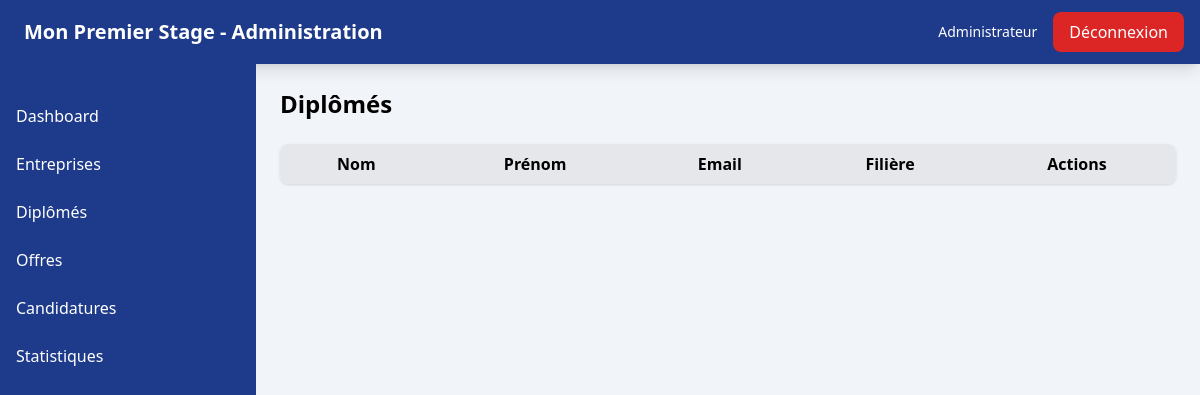
Page /administrateur/stagiaire/ on the earlier database version.
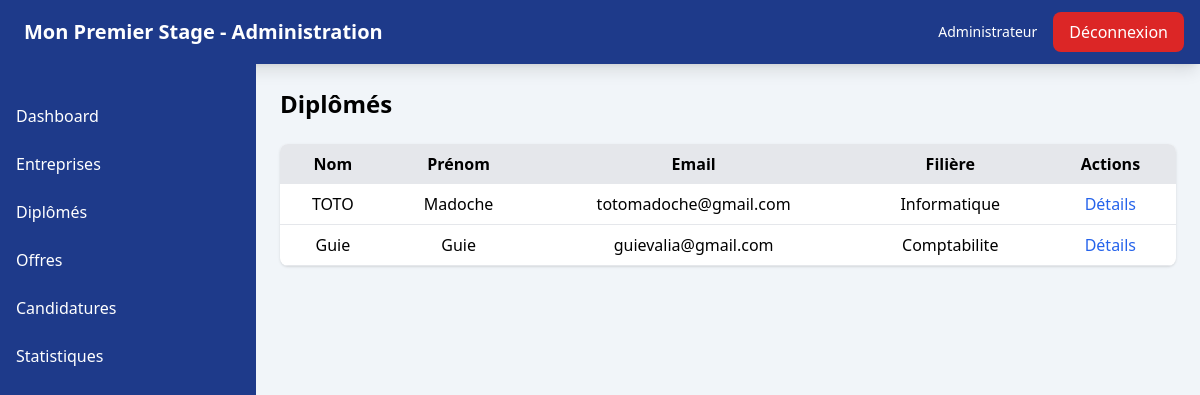
Same page on the later database version.
### app_premier_stage/models.py (models this page shows, shortened)
class Stagiaire(models.Model):
    id_stagiaire = models.UUIDField(primary_key=True, default=uuid.uuid4, editable=False)
    user = models.OneToOneField(
        settings.AUTH_USER_MODEL,
        on_delete=models.CASCADE,
        related_name="profil_stagiaire"
    )
    nom_stagiaire = models.CharField(max_length=30, default="")
    prenom_stagiaire = models.CharField(max_length=100, default="")
    etablissement = models.CharField(max_length=50, default="")
    date_naissance_stagiaire = models.DateField()
    telephone_stagiaire = models.CharField(max_length=15, default="+225")
    email_stagiaire = models.EmailField(max_length=30,default="")
    filiere_stagiaire = models.CharField(max_length=30, default="")
    cv_stagiaire = models.FileField(upload_to="cvs/", blank=True, null=True)
    photo = models.ImageField(upload_to="photos/", blank=True, null=True)
    created_at = models.DateTimeField(auto_now_add=True)

### app_premier_stage/views.py (the view)
# urls.py: path("administrateur/stagiaire/",views.ListeStagiaire,name="liste_stagiaires"),
def ListeStagiaire(request):
    stagiaires = Stagiaire.objects.all()
    context = {
        "stagiaires":stagiaires
    }
    return render(request,"admin/liste_stagiaires.html",context=context)

### app_premier_stage/templates/admin/liste_stagiaires.html (shortened to what this page needs)
{% extends "admin/base_admin.html" %}
{% block content %}
<h1 class="text-2xl font-bold mb-6">Diplômés</h1>
<table class="w-full bg-white shadow rounded-lg overflow-hidden">
  <thead class="bg-gray-200">
    <tr>
      <th class="px-4 py-2">Nom</th>
      <th class="px-4 py-2">Prénom</th>
      <th class="px-4 py-2">Email</th>
      <th class="px-4 py-2">Filière</th>
      <th class="px-4 py-2">Actions</th>
    </tr>
  </thead>
  <tbody>
    {% for stagiaire in stagiaires %}
    <tr class="border-b">
      <td class="text-center px-4 py-2">{{ stagiaire.nom_stagiaire }}</td>
      <td class="text-center px-4 py-2">{{ stagiaire.prenom_stagiaire }}</td>
      <td class="text-center px-4 py-2">{{ stagiaire.email_stagiaire }}</td>
      <td class="text-center px-4 py-2">{{ stagiaire.filiere_stagiaire }}</td>
      <td class="text-center px-4 py-2">
        <a href="{% url 'detailstagiaire' stagiaire.id_stagiaire %}" class="text-blue-600 hover:underline">Détails</a>
      </td>
    </tr>
    {% endfor %}
  </tbody>
</table>
{% endblock %}

Differences in the rows shown:
added Stagiaire: nom_stagiaire "TOTO", prenom_stagiaire "Madoche", email_stagiaire "totomadoche@gmail.com", filiere_stagiaire "Informatique"
added Stagiaire: nom_stagiaire "Guie", prenom_stagiaire "Guie", email_stagiaire "guievalia@gmail.com", filiere_stagiaire "Comptabilite"
